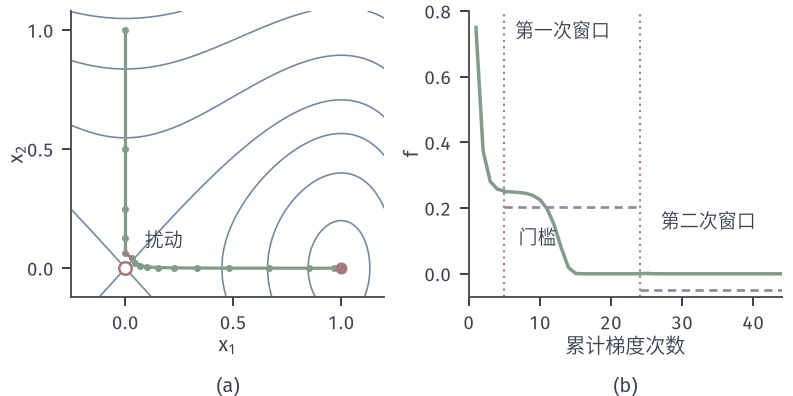

Here is the Python script that generated this plot:
from pathlib import Path
import sys
ROOT = next(p for p in Path(__file__).resolve().parents if (p/'build.sh').is_file() and (p/'tex/book.tex').is_file())
sys.path.insert(0, str(ROOT/'figures/00-shared/mathematical-preliminaries-upper/00-shared/comprehension-figures'))
from support import figure, save, BLUE, GREEN, YELLOW, RED, PURPLE, INK, MUTED, GRID, BLUE_FILL, GREEN_FILL, YELLOW_FILL, RED_FILL, PURPLE_FILL
import numpy as np
HERE = Path(__file__).resolve().parent
STROKE = '#4C4D4F'
def panel(fig, left, right, top, bottom, wspace=.25, hspace=.2):
    fig.set_layout_engine(None)
    fig.subplots_adjust(left=left, right=right, top=top, bottom=bottom, wspace=wspace, hspace=hspace)
def tag(fig, ax, s, y=.05):
    p = ax.get_position(); fig.text((p.x0+p.x1)/2, y, s, ha='center', va='top')
# 贯穿例 f(x)=(x1^2-1)^2/4+x2^2/2，L=2 与 M=6 在 |x1|<=1 上成立，alpha=1/2。
def F(x): return .25*(x[0]**2-1)**2+.5*x[1]**2
def G(x): return np.array([x[0]**3-x[0],x[1]])
LEV=[.02,.08,.16,.25,.4,.65,1,1.5]
def contour(ax,xr,yr,levels=LEV):
    X,Y=np.meshgrid(np.linspace(*xr,700),np.linspace(*yr,500))
    ax.contour(X,Y,.25*(X**2-1)**2+.5*Y**2,levels=levels,colors=[BLUE],linewidths=.65)
def minima(ax,pts=((1,0),(-1,0))):
    for x,y in pts: ax.plot([x],[y],'o',ms=4.8,color=RED,mew=0,zorder=6)
def saddle(ax,x=0,y=0): ax.plot([x],[y],'o',mfc='white',mec=RED,ms=5,mew=1,zorder=7)
fig,(a,b)=figure(width_mm=112,height_mm=56,ncols=2); panel(fig,.09,.985,.97,.25,wspace=.27)
contour(a,(-.25,1.2),(-.12,1.08),levels=[.02,.08,.16,.25,.4,.6,.8]); minima(a,((1,0),)); saddle(a)
eg=.1; xi=np.array([.03,-.02]); Tw=19; Fth=.05; x=np.array([0.,1.]); P=[x]; v=[F(x)]; jumps=[]; c=[1]; grads=1; marks=[]
while True:
    g=G(x)
    if np.linalg.norm(g)>eg:
        x=x-.5*g; P.append(x); grads+=1; v.append(F(x)); c.append(grads); continue
    base=x.copy(); fb=F(base); jumps.append(len(P)-1); x=base+xi; P.append(x); v.append(F(x)); c.append(grads)
    for s in range(Tw): x=x-.5*G(x); P.append(x); grads+=1; v.append(F(x)); c.append(grads)
    marks.append((c[jumps[-1]],fb,c[-1]))
    if F(x)<=fb-Fth: grads+=1; continue
    break
P=np.array(P); print(grads, jumps)
j=jumps[0]
a.plot(P[:j+1,0],P[:j+1,1],'-o',color=GREEN,lw=1.3,ms=2.8,mew=0,zorder=4)
a.plot(P[j:j+2,0],P[j:j+2,1],'-',color=RED,lw=1.2,zorder=5)
a.plot(P[j+1:j+21,0],P[j+1:j+21,1],'-o',color=GREEN,lw=1.3,ms=2.8,mew=0,zorder=4)
a.text(.09,.09,'扰动',fontsize=7.5)
a.set_xlim(-.25,1.2); a.set_ylim(-.12,1.08); a.set_xlabel('$x_1$',labelpad=1); a.set_ylabel('$x_2$',labelpad=0); a.set_xticks([0,.5,1]); a.set_yticks([0,.5,1])
b.plot(c,v,color=GREEN,lw=1.4)
for s,fb,e in marks:
    b.plot([s,e],[fb-Fth,fb-Fth],color=PURPLE,lw=1.1,ls=(0,(3,2))); b.axvline(s,color=RED,lw=.85,ls=(0,(1,2)))
b.text(7,.09,'门槛',fontsize=7.5,color=INK); b.text(27,.14,'第二次窗口',fontsize=7.5); b.text(6.5,.72,'第一次窗口',fontsize=7.5)
b.set_xlabel('累计梯度次数',labelpad=1); b.set_ylabel('$f$',labelpad=1); b.set_ylim(-.07,.8); b.set_xlim(0,grads)
tag(fig,a,'(a)'); tag(fig,b,'(b)')
save(fig,HERE,'figure',{'xi':[.03,-.02],'T_w':Tw,'F':Fth,'eps_g':eg})
